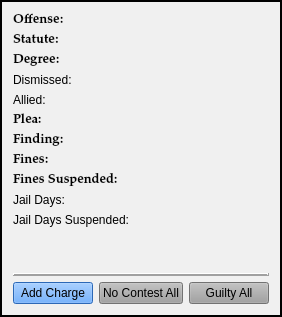
        <widget class="QFrame" name="frame">
         <property name="sizePolicy">
          <sizepolicy hsizetype="Preferred" vsizetype="Preferred">
           <horstretch>0</horstretch>
           <verstretch>0</verstretch>
          </sizepolicy>
         </property>
         <property name="styleSheet">
          <string notr="true">background-color: rgb(240, 240, 240);</string>
         </property>
         <property name="frameShape">
          <enum>QFrame::Box</enum>
         </property>
         <property name="frameShadow">
          <enum>QFrame::Plain</enum>
         </property>
         <property name="lineWidth">
          <number>2</number>
         </property>
         <layout class="QVBoxLayout" name="verticalLayout_2">
          <item>
           <layout class="QGridLayout" name="gridLayout_3">
            <item row="2" column="1">
             <widget class="QPushButton" name="no_contest_all_Button">
              <property name="sizePolicy">
               <sizepolicy hsizetype="Preferred" vsizetype="Fixed">
                <horstretch>0</horstretch>
                <verstretch>0</verstretch>
               </sizepolicy>
              </property>
              <property name="focusPolicy">
               <enum>Qt::NoFocus</enum>
              </property>
              <property name="styleSheet">
               <string notr="true">background-color: rgb(160, 160, 160);</string>
              </property>
              <property name="text">
               <string>No Contest All</string>
              </property>
             </widget>
            </item>
            <item row="2" column="2">
             <widget class="QPushButton" name="guilty_all_Button">
              <property name="sizePolicy">
               <sizepolicy hsizetype="Preferred" vsizetype="Fixed">
                <horstretch>0</horstretch>
                <verstretch>0</verstretch>
               </sizepolicy>
              </property>
              <property name="focusPolicy">
               <enum>Qt::NoFocus</enum>
              </property>
              <property name="styleSheet">
               <string notr="true">background-color: rgb(160, 160, 160);</string>
              </property>
              <property name="text">
               <string>Guilty All</string>
              </property>
             </widget>
            </item>
            <item row="2" column="0">
             <widget class="QPushButton" name="add_charge_Button">
              <property name="styleSheet">
               <string notr="true">background-color: rgb(62, 146, 255)</string>
              </property>
              <property name="text">
               <string>Add Charge</string>
              </property>
             </widget>
            </item>
            <item row="0" column="0" colspan="3">
             <layout class="QGridLayout" name="charges_gridLayout">
              <item row="6" column="0">
               <widget class="QLabel" name="label_14">
                <property name="font">
                 <font>
                  <family>Palatino Linotype</family>
                  <pointsize>10</pointsize>
                  <weight>75</weight>
                  <italic>false</italic>
                  <bold>true</bold>
                 </font>
                </property>
                <property name="text">
                 <string>Finding:</string>
                </property>
               </widget>
              </item>
              <item row="12" column="0">
               <widget class="QLabel" name="label_5">
                <property name="text">
                 <string/>
                </property>
               </widget>
              </item>
              <item row="10" column="0">
               <widget class="QLabel" name="label_12">
                <property name="text">
                 <string>Jail Days Suspended:</string>
                </property>
               </widget>
              </item>
              <item row="8" column="0">
               <widget class="QLabel" name="label_10">
                <property name="font">
                 <font>
                  <family>Palatino Linotype</family>
                  <pointsize>10</pointsize>
                  <weight>75</weight>
                  <italic>false</italic>
                  <bold>true</bold>
                 </font>
                </property>
                <property name="text">
                 <string>Fines Suspended:</string>
                </property>
               </widget>
              </item>
              <item row="2" column="0">
               <widget class="QLabel" name="label_20">
                <property name="font">
                 <font>
                  <family>Palatino Linotype</family>
                  <pointsize>10</pointsize>
                  <weight>75</weight>
                  <italic>false</italic>
                  <bold>true</bold>
                 </font>
                </property>
                <property name="text">
                 <string>Degree:</string>
                </property>
               </widget>
              </item>
              <item row="7" column="0">
               <widget class="QLabel" name="label_17">
                <property name="font">
                 <font>
                  <family>Palatino Linotype</family>
                  <pointsize>10</pointsize>
                  <weight>75</weight>
                  <italic>false</italic>
                  <bold>true</bold>
                 </font>
                </property>
                <property name="text">
                 <string>Fines:</string>
                </property>
               </widget>
              </item>
              <item row="9" column="0">
               <widget class="QLabel" name="label_8">
                <property name="text">
                 <string>Jail Days:</string>
                </property>
               </widget>
              </item>
              <item row="0" column="0">
               <widget class="QLabel" name="offense_label_1">
                <property name="font">
                 <font>
                  <family>Palatino Linotype</family>
                  <pointsize>10</pointsize>
                  <weight>75</weight>
                  <italic>false</italic>
                  <bold>true</bold>
                 </font>
                </property>
                <property name="text">
                 <string>Offense:</string>
                </property>
                <property name="wordWrap">
                 <bool>true</bool>
                </property>
               </widget>
              </item>
              <item row="1" column="0">
               <widget class="QLabel" name="label_19">
                <property name="font">
                 <font>
                  <family>Palatino Linotype</family>
                  <pointsize>10</pointsize>
                  <weight>75</weight>
                  <italic>false</italic>
                  <bold>true</bold>
                 </font>
                </property>
                <property name="text">
                 <string>Statute:</string>
                </property>
               </widget>
              </item>
              <item row="3" column="0">
               <widget class="QLabel" name="label_25">
                <property name="text">
                 <string>Dismissed:</string>
                </property>
               </widget>
              </item>
              <item row="11" column="0">
               <widget class="QLabel" name="label_4">
                <property name="text">
                 <string/>
                </property>
               </widget>
              </item>
              <item row="4" column="0">
               <widget class="QLabel" name="label_7">
                <property name="text">
                 <string>Allied:</string>
                </property>
               </widget>
              </item>
              <item row="5" column="0">
               <widget class="QLabel" name="plea_label_1">
                <property name="font">
                 <font>
                  <family>Palatino Linotype</family>
                  <pointsize>10</pointsize>
                  <weight>75</weight>
                  <italic>false</italic>
                  <bold>true</bold>
                 </font>
                </property>
                <property name="text">
                 <string>Plea:</string>
                </property>
               </widget>
              </item>
             </layout>
            </item>
            <item row="1" column="0" colspan="3">
             <widget class="Line" name="line">
              <property name="frameShadow">
               <enum>QFrame::Raised</enum>
              </property>
              <property name="lineWidth">
               <number>2</number>
              </property>
              <property name="orientation">
               <enum>Qt::Horizontal</enum>
              </property>
             </widget>
            </item>
           </layout>
          </item>
         </layout>
        </widget>
